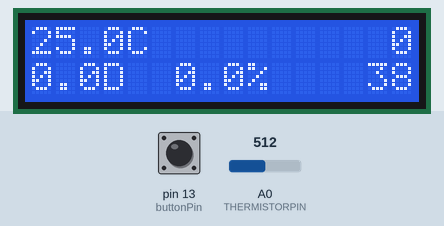
Recording of a sketch running on a simulated Arduino Uno, built with avr-gcc and run on an emulated ATmega328P. Shown: 16×2 character LCD. The inputs (shaded band) are chosen by the test bench; at power-on: A0 (THERMISTORPIN) = 512, pin 13 (buttonPin) LOW. The local clock reads 2024-03-15 10:24:30 at power-on unless the sketch sets it.

Above: at 2.2 s.
2.3 s: A0 (THERMISTORPIN) set to 675
At 4.3 s:
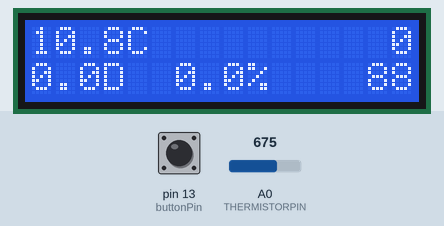
4.6 s: A0 (THERMISTORPIN) set to 700
At 6.3 s:
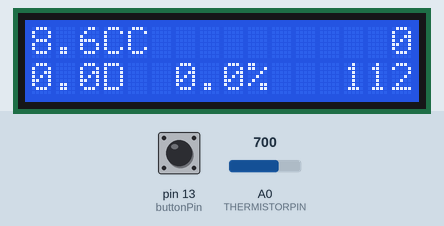
6.6 s: A0 (THERMISTORPIN) set to 716
At 8.3 s:
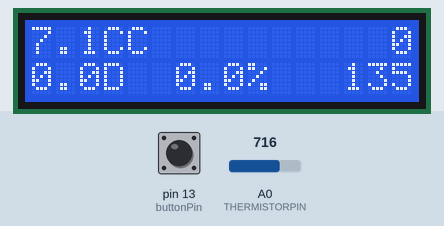
Timing chart, 0 to 9.8 s (numbered marks = the images above; inputs shaded):
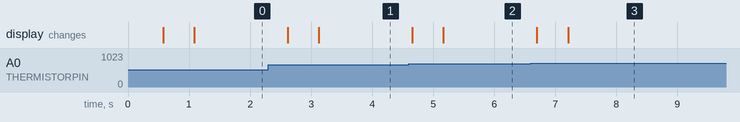

The sketch:

Modningskalkulator.ino
```cpp
#include <LiquidCrystal.h>
#include <Wire.h>
#include "Lib/RTC/RTClib.h"

// ###################### Thermistor section #################################
// which analog pin to connect
#define THERMISTORPIN A0
// resistance at 25 degrees C
#define THERMISTORNOMINAL 10000
// temp. for nominal resistance (almost always 25 C)
#define TEMPERATURENOMINAL 25
// how many samples to take and average, more takes longer
// but is more 'smooth'
#define NUMSAMPLES 50
// The beta coefficient of the thermistor (usually 3000-4000)
#define BCOEFFICIENT 3950
// the value of the 'other' resistor
#define SERIESRESISTOR 10000

int samples[NUMSAMPLES];

// ######################### end thermistor section ##########################


// ######################## LCD section ######################################
LiquidCrystal lcd(12, 11, 5, 4, 3, 2);
// ######################## end LCD section ##################################


// ######################## RTC section ######################################
RTC_DS1307 RTC;
// ######################## end RTC section ##################################


// ######################## Other section ######################################
const int buttonPin = 13;
float lastButtonState = 0;
float MaturityMinutesWhenDone = 57600;
float NumberOfMaturityMinutesElapsed = 0.0;
DateTime StartTime;
DateTime LastMinuteUpdate;
DateTime LastHourUpdate;
int HoursPassed = -1;  // -1 to make initial update show as 0;
// ######################## end Other section ##################################

void setup(void) {
  // RTC
  Wire.begin();
  RTC.begin();
  // following line sets the RTC to the date & time this sketch was compiled
  RTC.adjust(DateTime(__DATE__, __TIME__));
  StartTime = LastMinuteUpdate = LastHourUpdate = RTC.now();

  // LCD
  lcd.begin(16, 2);
  updateTemperature(getTemperature());
  updateMaturityOnLcd(StartTime);
  updatePercentDone();
  updateTimePassed(StartTime);
  updateTimeLeft(getTemperature(), 0);

  // Other
  pinMode(buttonPin, INPUT);
}

void loop(void) {
  readButtonState();

  DateTime now = RTC.now();
  if(LastHourUpdate.hour() != now.hour())
    updateTimePassed(now);

  float temperature = getTemperature();
  updateTemperature(temperature);

  updateMaturityMinutes(temperature, now);

  updatePercentDone();

  float percentageDone = NumberOfMaturityMinutesElapsed / MaturityMinutesWhenDone;
  updateTimeLeft(temperature, percentageDone);
}

void updateTimePassed(DateTime now){
  HoursPassed++;

  if(HoursPassed < 10)
    lcd.setCursor(15, 0);
  else if(HoursPassed < 100)
    lcd.setCursor(14, 0);
  else
    lcd.setCursor(13, 0);

  lcd.print(HoursPassed);
  LastHourUpdate = now;
}

void updateTimeLeft(float temperature, float percentageDone) {
  int hoursLeft = (MaturityMinutesWhenDone - NumberOfMaturityMinutesElapsed) / temperature / 60;
  if(hoursLeft < 10)
    lcd.setCursor(15, 1);
  else if(hoursLeft < 100)
    lcd.setCursor(14, 1);
  else
    lcd.setCursor(13, 1);

  lcd.print(hoursLeft);
}

void updateTemperature(float temperature){
  lcd.setCursor(0, 0);
  lcd.print(temperature, 1);
  lcd.print("C");
}

void updateMaturityMinutes(float temperature, DateTime now) {
  if(now.minute() != LastMinuteUpdate.minute()) {
    NumberOfMaturityMinutesElapsed += temperature;
    updateMaturityOnLcd(now);
  }
}

void updateMaturityOnLcd(DateTime currentTime) {
  lcd.setCursor(0, 1);
  lcd.print((NumberOfMaturityMinutesElapsed/60.0)/24.0, 1);
  lcd.print("D");
  LastMinuteUpdate = currentTime;
}

void updatePercentDone(){
  float percentageDone = (NumberOfMaturityMinutesElapsed/MaturityMinutesWhenDone) * 100;
  lcd.setCursor(6, 1);
  lcd.print(percentageDone, 1);
  lcd.print("%");
}

void readButtonState() {
  // read the state of the pushbutton value:
  int buttonState = digitalRead(buttonPin);

  // check if the pushbutton is pressed.
  // if it is, the buttonState is HIGH:
  if (buttonState == HIGH) {
    StartTime = LastMinuteUpdate = LastHourUpdate = RTC.now();
    HoursPassed = -1;
    NumberOfMaturityMinutesElapsed = 0;
    updateTimePassed(StartTime);
  }
}


float getTemperature() {
  uint8_t i;
  float average;

  // take N samples in a row, with a slight delay
  for (i=0; i< NUMSAMPLES; i++) {
   samples[i] = analogRead(THERMISTORPIN);
   delay(10);
  }

  // average all the samples out
  average = 0;
  for (i=0; i< NUMSAMPLES; i++) {
     average += samples[i];
  }
  average /= NUMSAMPLES;

  // convert the value to resistance
  average = 1023 / average - 1;
  average = SERIESRESISTOR / average;

  float steinhart;
  steinhart = average / THERMISTORNOMINAL;     // (R/Ro)
  steinhart = log(steinhart);                  // ln(R/Ro)
  steinhart /= BCOEFFICIENT;                   // 1/B * ln(R/Ro)
  steinhart += 1.0 / (TEMPERATURENOMINAL + 273.15); // + (1/To)
  steinhart = 1.0 / steinhart;                 // Invert
  steinhart -= 273.15;                         // convert to C

  return steinhart;
}
```

Measured:
- the behaviour switches between 684 and 685 on A0 (THERMISTORPIN) (found by bisection; images 1 and 2)
- after the input at 2.3 s, the display: first changes after 0.32 s (image 1 shows a later state)
- after the input at 4.6 s, the display: first changes after 0.06 s (image 2 shows a later state)
- after the input at 6.6 s, the display: first changes after 0.10 s (image 3 shows a later state)
